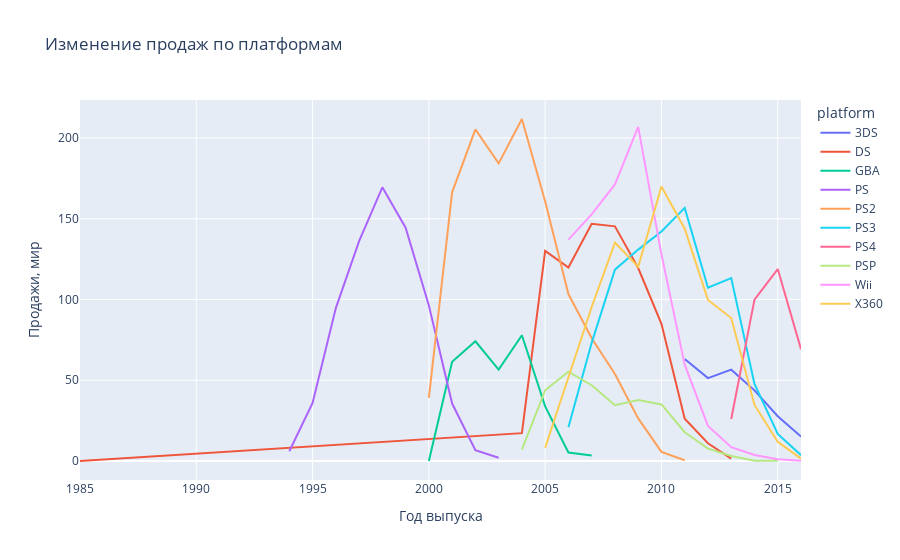

Notebook cell for this chart:
### Code cell
# строим график
fig = px.line(top_platform_sales, x='year_of_release', y='sales', color='platform', title='Изменение продаж по платформам')
fig.update_xaxes(title="Год выпуска")
fig.update_yaxes(title="Продажи, мир")
fig.show()

### Figure 1 — Plotly figure (JSON) as saved in the notebook; plotly's stock layout.template omitted (floating-point values rounded to 4 significant figures)
{"data": [{"hovertemplate": "platform=3DS<br>year_of_release=%{x}<br>sales=%{y}<extra></extra>", "legendgroup": "3DS", "line": {"color": "#636efa", "dash": "solid"}, "marker": {"symbol": "circle"}, "mode": "lines", "name": "3DS", "orientation": "v", "showlegend": true, "type": "scatter", "x": [2011, 2012, 2013, 2014, 2015, 2016], "xaxis": "x", "y": [63.2, 51.36, 56.57, 43.76, 27.78, 15.14], "yaxis": "y"}, {"hovertemplate": "platform=DS<br>year_of_release=%{x}<br>sales=%{y}<extra></extra>", "legendgroup": "DS", "line": {"color": "#EF553B", "dash": "solid"}, "marker": {"symbol": "circle"}, "mode": "lines", "name": "DS", "orientation": "v", "showlegend": true, "type": "scatter", "x": [1985, 2004, 2005, 2006, 2007, 2008, 2009, 2010, 2011, 2012, 2013], "xaxis": "x", "y": [0.02, 17.27, 130.1, 119.8, 146.9, 145.3, 119.5, 85.02, 26.18, 11.01, 1.54], "yaxis": "y"}, {"hovertemplate": "platform=GBA<br>year_of_release=%{x}<br>sales=%{y}<extra></extra>", "legendgroup": "GBA", "line": {"color": "#00cc96", "dash": "solid"}, "marker": {"symbol": "circle"}, "mode": "lines", "name": "GBA", "orientation": "v", "showlegend": true, "type": "scatter", "x": [2000, 2001, 2002, 2003, 2004, 2005, 2006, 2007], "xaxis": "x", "y": [0.07, 61.53, 74.16, 56.67, 77.91, 33.86, 5.28, 3.4], "yaxis": "y"}, {"hovertemplate": "platform=PS<br>year_of_release=%{x}<br>sales=%{y}<extra></extra>", "legendgroup": "PS", "line": {"color": "#ab63fa", "dash": "solid"}, "marker": {"symbol": "circle"}, "mode": "lines", "name": "PS", "orientation": "v", "showlegend": true, "type": "scatter", "x": [1994, 1995, 1996, 1997, 1998, 1999, 2000, 2001, 2002, 2003], "xaxis": "x", "y": [6.03, 35.96, 94.7, 136.2, 169.5, 144.5, 96.37, 35.59, 6.67, 2.07], "yaxis": "y"}, {"hovertemplate": "platform=PS2<br>year_of_release=%{x}<br>sales=%{y}<extra></extra>", "legendgroup": "PS2", "line": {"color": "#FFA15A", "dash": "solid"}, "marker": {"symbol": "circle"}, "mode": "lines", "name": "PS2", "orientation": "v", "showlegend": true, "type": "scatter", "x": [2000, 2001, 2002, 2003, 2004, 2005, 2006, 2007, 2008, 2009, 2010, 2011], "xaxis": "x", "y": [39.17, 166.4, 205.4, 184.3, 211.8, 160.7, 103.4, 75.99, 53.9, 26.4, 5.64, 0.45], "yaxis": "y"}, {"hovertemplate": "platform=PS3<br>year_of_release=%{x}<br>sales=%{y}<extra></extra>", "legendgroup": "PS3", "line": {"color": "#19d3f3", "dash": "solid"}, "marker": {"symbol": "circle"}, "mode": "lines", "name": "PS3", "orientation": "v", "showlegend": true, "type": "scatter", "x": [2006, 2007, 2008, 2009, 2010, 2011, 2012, 2013, 2014, 2015, 2016], "xaxis": "x", "y": [20.96, 73.19, 118.5, 130.9, 142.2, 156.8, 107.4, 113.2, 47.76, 16.82, 3.6], "yaxis": "y"}, {"hovertemplate": "platform=PS4<br>year_of_release=%{x}<br>sales=%{y}<extra></extra>", "legendgroup": "PS4", "line": {"color": "#FF6692", "dash": "solid"}, "marker": {"symbol": "circle"}, "mode": "lines", "name": "PS4", "orientation": "v", "showlegend": true, "type": "scatter", "x": [2013, 2014, 2015, 2016], "xaxis": "x", "y": [25.99, 100, 118.9, 69.25], "yaxis": "y"}, {"hovertemplate": "platform=PSP<br>year_of_release=%{x}<br>sales=%{y}<extra></extra>", "legendgroup": "PSP", "line": {"color": "#B6E880", "dash": "solid"}, "marker": {"symbol": "circle"}, "mode": "lines", "name": "PSP", "orientation": "v", "showlegend": true, "type": "scatter", "x": [2004, 2005, 2006, 2007, 2008, 2009, 2010, 2011, 2012, 2013, 2014, 2015], "xaxis": "x", "y": [7.06, 43.84, 55.32, 46.93, 34.55, 37.78, 35.04, 17.82, 7.69, 3.14, 0.24, 0.12], "yaxis": "y"}, {"hovertemplate": "platform=Wii<br>year_of_release=%{x}<br>sales=%{y}<extra></extra>", "legendgroup": "Wii", "line": {"color": "#FF97FF", "dash": "solid"}, "marker": {"symbol": "circle"}, "mode": "lines", "name": "Wii", "orientation": "v", "showlegend": true, "type": "scatter", "x": [2006, 2007, 2008, 2009, 2010, 2011, 2012, 2013, 2014, 2015, 2016], "xaxis": "x", "y": [137.2, 152.8, 171.3, 207.0, 128.0, 59.65, 21.71, 8.59, 3.75, 1.14, 0.18], "yaxis": "y"}, {"hovertemplate": "platform=X360<br>year_of_release=%{x}<br>sales=%{y}<extra></extra>", "legendgroup": "X360", "line": {"color": "#FECB52", "dash": "solid"}, "marker": {"symbol": "circle"}, "mode": "lines", "name": "X360", "orientation": "v", "showlegend": true, "type": "scatter", "x": [2005, 2006, 2007, 2008, 2009, 2010, 2011, 2012, 2013, 2014, 2015, 2016], "xaxis": "x", "y": [8.25, 51.62, 95.41, 135.3, 120.3, 170.0, 143.8, 99.74, 88.58, 34.74, 11.96, 1.52], "yaxis": "y"}], "layout": {"legend": {"title": {"text": "platform"}, "tracegroupgap": 0}, "title": {"text": "Изменение продаж по платформам"}, "xaxis": {"anchor": "y", "domain": [0, 1], "title": {"text": "Год выпуска"}}, "yaxis": {"anchor": "x", "domain": [0, 1], "title": {"text": "Продажи, мир"}}}}
